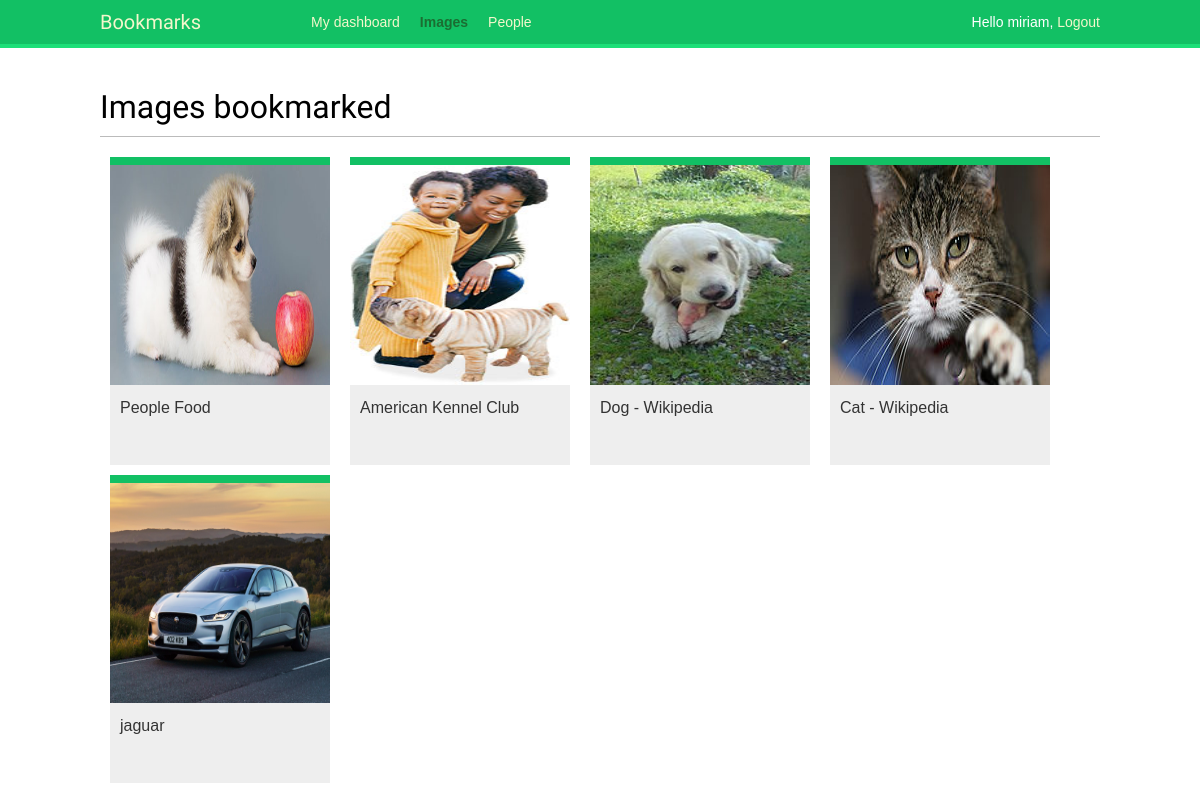
Screenshot of /images/ (signed in) with the database file from the repository.
### images/models.py (models this page shows, shortened)
class Image(models.Model):
  user = models.ForeignKey(settings.AUTH_USER_MODEL,
                            related_name='images_created',
                            on_delete=models.CASCADE)
  title = models.CharField( max_length=200)
  slug = models.SlugField(max_length=200,blank=True)
  url = models.URLField()
  image = models.ImageField( upload_to='images/%Y/%m/%d/')
  description = models.TextField(blank=True)
  created = models.DateField( auto_now_add=True,db_index=True)
  users_like = models.ManyToManyField(settings.AUTH_USER_MODEL,
                                      related_name='images_liked',blank=True)
  def get_absolute_url(self):
    return reverse('images:detail', args=[self.id,self.slug])

### images/views.py (the view)
# urls.py: path('', views.image_list, name='list'),
@login_required
def image_list(request):
    images = Image.objects.all()
    paginator = Paginator(images,8)
    page = request.GET.get('page')
    try:
        images = paginator.page(page)
    except PageNotAnInteger:
        images = paginator.page(1)
    except EmptyPage:
        if request.is_ajax():
            return HttpResponse('')
        images = paginator.page(paginator.num_pages)
    if request.is_ajax():
        return render(request,'images/image/list_ajax.html',{'section':'images','images':images})
    return render(request,'images/image/list.html',{'section':'images','images':images})

### images/templates/images/image/list.html (shortened to what this page needs)
{% extends 'base.html' %}
{% block content %}
  <h1>Images bookmarked</h1>
  <div id="image-list">
    {% include 'images/image/list_ajax.html' %}
  </div>
{% endblock content %}

### account/templates/base.html (shortened to what this page needs)
{% load staticfiles %}
<!DOCTYPE html>
<html>
<head>
  <link rel="stylesheet" href="{% static "/css/base.css" %}">
</head>
<body>
  <div id="header">
    <span class="logo">Bookmarks</span>
    {% if request.user.is_authenticated %}
    <ul class="menu">
        <li   {% if section == "dashboard" %}class="selected"{% endif %}>
            <a href=" {% url "dashboard" %}"> My dashboard</a>
        </li>
        <li   {% if section == "images" %}class="selected"{% endif %}>
            <a href=" {% url "images:list" %}"> Images</a>
        </li>
        <li   {% if section == "people" %}class="selected"{% endif %}>
            <a href="{% url "user_list" %}"> People</a>
        </li>
    </ul>
    {% endif %}
    <span class="user">
        {% if request.user.is_authenticated %}
          Hello {{request.user.first_name}},
          <a href="{% url "logout" %}">Logout</a>
        {% else %}
        <a href="{% url "login" %}">Login</a>
        {% endif %}
    </span>
  </div>
  <div id="content">
      {% block content %}
      {% endblock content %}
  </div>
</body>
</html>

### images/templates/images/image/list_ajax.html
{% load thumbnail %}
{% for image in images %}
  <div class="image">
    <a href="{{ image.get_absolute_url }}">
      {% thumbnail image.image "300x300" crop="100%" as im %}
        <a href="{{ image.get_absolute_url }}">
          <img src="{{ im.url }}">
        </a>
      {% endthumbnail %}
    </a>
    <div class="info">
      <a href="{{ image.get_absolute_url }}" class="title">
        {{ image.title }}
      </a>
    </div>
  </div>
{% endfor %}

### account/static/css/base.css (style rules this page uses)
body { margin:0; padding:0; font-family:helvetica, sans-serif; }
a { color:#12c064; text-decoration:none; }
h1, h2, h3, h4, h5 , h6 { font-family: 'Muli', sans-serif; font-weight:normal; }
h1 { border-bottom:1px solid #bbb; padding:0 0 10px 0; margin:10px 0 20px 0; }
#header { padding:10px 100px; font-size:14px; background:#12c064; color:#fff; border-bottom:4px solid #1cdf78; overflow:auto; }
#header .logo { font-family: 'Muli', sans-serif; float:left; color:#f3f7cc; font-size:20px; margin-right:10%; }
#header ul.menu { list-style:none; float:left; margin:0; padding:0; }
#header ul.menu li { float:left; padding:4px 10px; }
#header ul.menu li.selected a, #header ul.menu li.selected a:hover { color:#1b6d32; font-weight:bold; }
#header a { color:#f3f7cc; }
#header .user { float:right; padding-top:4px; }
#content { padding:30px 100px; }
#image-list { overflow:auto; }
#image-list .image { float:left; width:220px; height:300px; margin:0 10px 10px 10px; border-top:8px solid #12c064; background:#eee; }
#image-list img { width:220px; height:220px; }
#image-list .info { padding:10px; }
#image-list .info a { color:#333; }

### rows the page displays
Image: shows a picture, title "People Food"
Image: shows a picture, title "American Kennel Club"
Image: shows a picture, title "Dog - Wikipedia"
Image: shows a picture, title "Cat - Wikipedia"
Image: shows a picture, title "jaguar"

### other values shown
{{ request.user.first_name }} "miriam"
